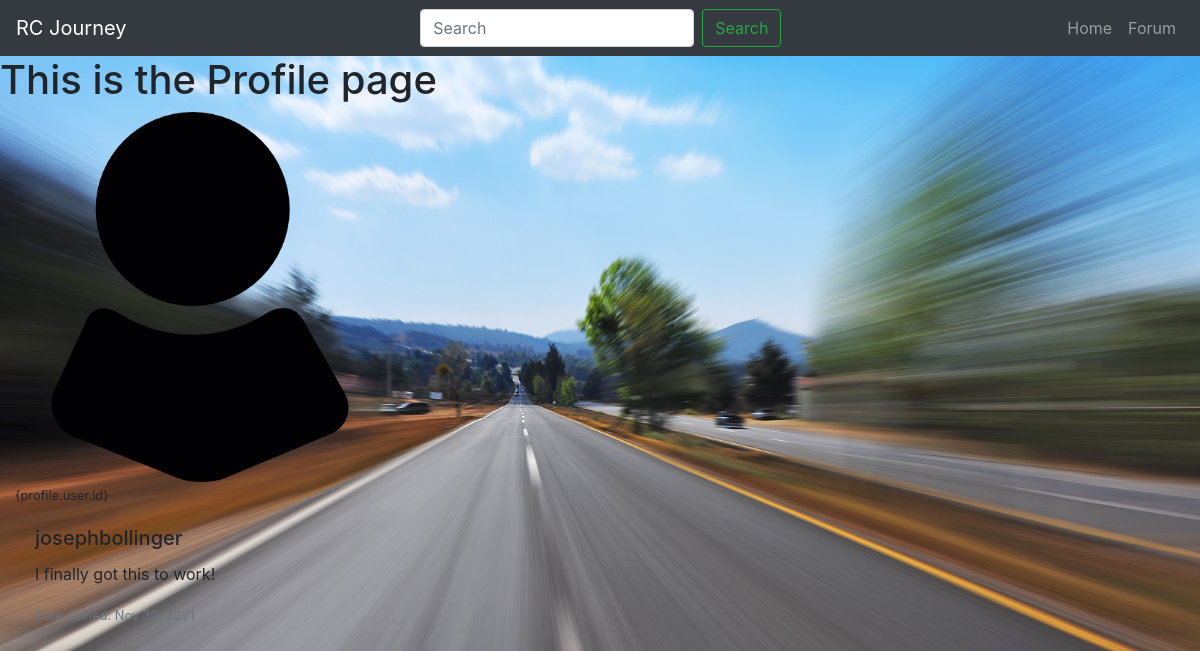
Screenshot of /profile/1/ (signed in) with the database file from the repository.
### rcapp/models.py (models this page shows)
class Profile(models.Model):
    user = models.OneToOneField(User, on_delete=models.CASCADE)
    profile_image = models.ImageField(
        default='profile1.png', null=True, blank=True)
    bio = models.TextField(null=True, blank=True)

### rcapp/views.py (the view)
# urls.py: path('profile/<str:pk>/', views.profile, name='profile'),
@login_required(login_url='landing')
def profile(request, pk):
    profile = Profile.objects.get(user_id=pk)
    context = {"profile":profile}
    return render(request, 'profile.html', context)

### rcapp/templates/profile.html (shortened to what this page needs)
<!DOCTYPE html>
{% load static %}
<html lang="en">
  <head>
    <link
      rel="stylesheet"
      href="https://stackpath.bootstrapcdn.com/bootstrap/4.1.3/css/bootstrap.min.css"
    />
    <link
      rel="stylesheet"
      href="https://use.fontawesome.com/releases/v5.6.1/css/all.css"
    />
    <link rel="stylesheet" href="{% static 'css/listings.css' %}" />
  </head>
  <body>
    <nav class="navbar navbar-expand-lg navbar-dark bg-dark">
      <a class="navbar-brand" href="#">RC Journey</a>
      <form class="form-inline my-2 my-lg-0 ml-auto">
        <input
          class="form-control mr-sm-2"
          type="search"
          placeholder="Search"
          aria-label="Search"
        />
        <button class="btn btn-outline-success my-2 my-sm-0" type="submit">
          Search
        </button>
      </form>
      <ul class="navbar-nav ml-auto">
        <li class="nav-item">
          <a class="nav-link" href="{% url 'dashboard' %}">Home</a>
        </li>
        <li class="nav-item">
          <a class="nav-link" href="{% url 'forum' %}">Forum</a>
        </li>
      </ul>
    </nav>
    <h1>This is the Profile page</h1>
    <div class="col-md-4">
      <img
        src="{{ profile.profile_image.url }}"
        alt="{{profile.user.username}}"
        class="card-img"
      />
    </div>
    <div class="col-md-8">
        <small>{profile.user.id}</small>
      <div class="card-body">
        <h5 class="card-title">{{ profile.user.username }}</h5>
        <p class="card-text">{{ profile.bio }}</p>
        <p class="card-text">
          <small class="text-muted"
            >Date Joined: {{ profile.user.date_joined|date:"M d, Y" }}</small
          >
        </p>
      </div>
    <div class="col-md-8">
        <div class="card-body">
        </div>
    </div>
    </div>
  </body>
</html>

### rcapp/static/css/listings.css (style rules this page uses)
body { background: url("/static/images/listings-bg.jpg") no-repeat; background-size: 100%; }

### rows the page displays
Profile: profile_image (picture), user.username "josephbollinger", bio "I finally got this to work!", user.date_joined "Nov 30, 2021"
